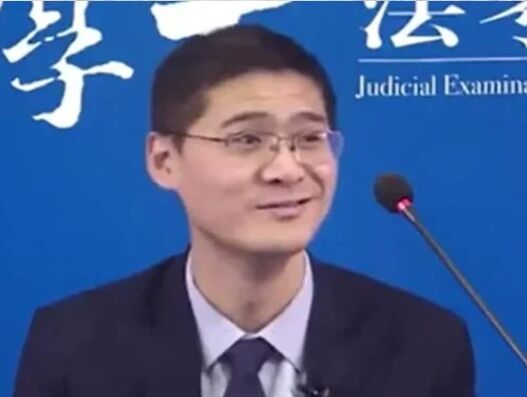
#> input picture OpenCV/test.jpg, 527 x 397 px
$ jupyter execute '03_图像基础处理.ipynb'
#> lines starting #> are read from the running program, lines starting #| are printed output that depends on the picture
[cell 1]
import numpy as np
import cv2 as cv
import matplotlib.pyplot as plt

[cell 2]
img = np.zeros((256, 256, 3), np.uint8)

[cell 3]
plt.imshow(img[:, :, ::-1])

[cell 4]
img[100, 100]

[cell 5]
img[100, 100, 0]

[cell 6]
img[100, 100] = [0, 0, 255]

[cell 7]
plt.imshow(img[:, :, ::-1])

[cell 8]
img[100, 100]

[cell 9]
img.shape

[cell 10]
img.dtype

[cell 11]
img.size

[cell 12]
plt.imshow(img[:, :, ::-1])

[cell 13]
demo = cv.imread("./test.jpg")
#> demo is the input picture: shape (397, 527, 3); mean B, G, R 143.8, 95.7, 72

[cell 14]
plt.imshow(demo[:,:,::-1])

[cell 15]
b, g, r = cv.split(demo)
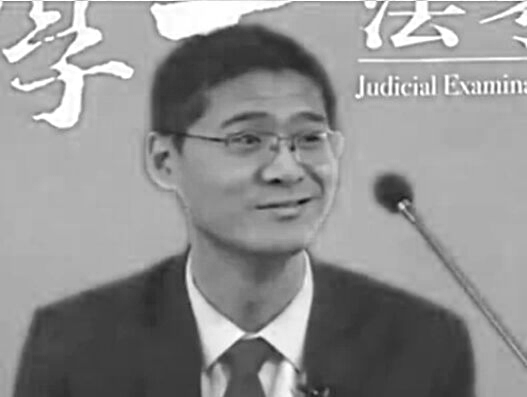
#> b: shape (397, 527); min 10, max 255, mean 143.8
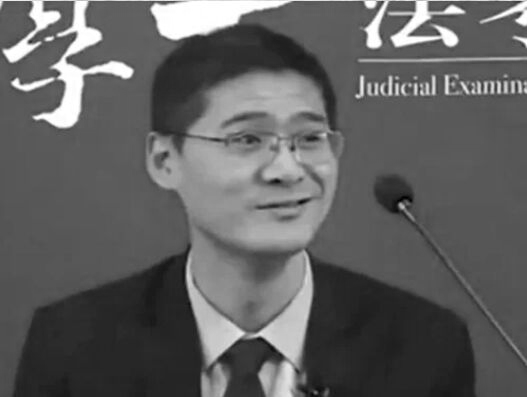
#> g: shape (397, 527); min 0, max 255, mean 95.7
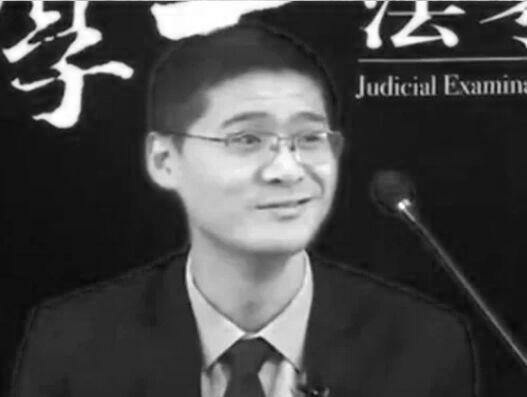
#> r: shape (397, 527); min 8, max 255, mean 72

[cell 16]
plt.imshow(b, cmap=plt.cm.gray)

[cell 17]
img2 = cv.merge((b, g, r))

[cell 18]
plt.imshow(img2[:, :, ::-1])

[cell 19]
gray = cv.cvtColor(demo, cv.COLOR_BGR2GRAY)

[cell 20]
plt.imshow(gray, cmap=plt.cm.gray)

[cell 21]
hsv = cv.cvtColor(demo, cv.COLOR_BGR2HSV)
#> hsv: shape (397, 527, 3); mean H, S, V 101.7, 145.5, 151.4
plt.imshow(hsv)

$ run again, with OpenCV/kids.jpg copied over OpenCV/test.jpg
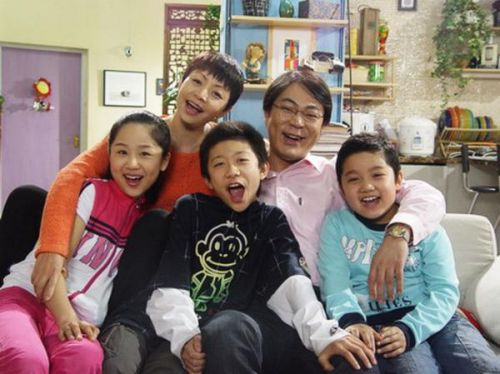
#> input picture OpenCV/kids.jpg, 500 x 374 px
#> demo is the input picture: shape (374, 500, 3); mean B, G, R 115.9, 123, 138.4
#> `b, g, r = cv.split(demo)`:
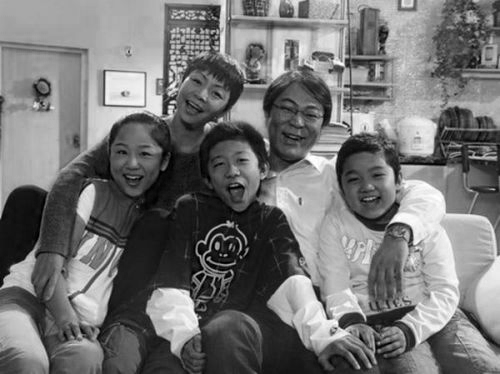
#> b: shape (374, 500); min 0, max 255, mean 115.9
#> `gray = cv.cvtColor(demo, cv.COLOR_BGR2GRAY)`:
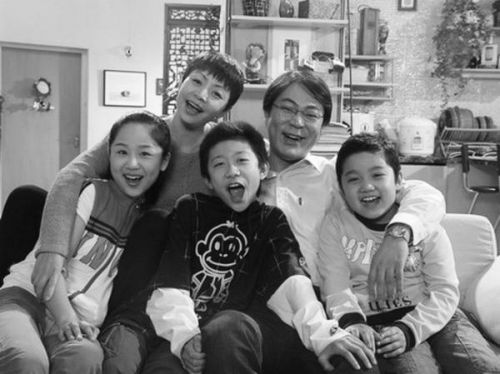
#> gray: shape (374, 500); min 0, max 255, mean 126.8
#> hsv: shape (374, 500, 3); mean H, S, V 71.3, 68.7, 144.1
